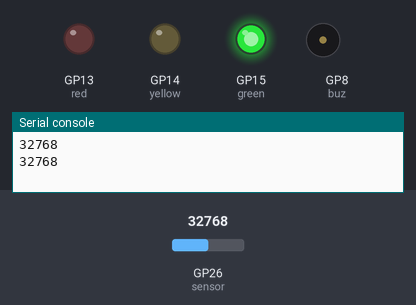
Bench run of a program on a simulated Raspberry Pi Pico running MicroPython. On the bench: output pins drawn as LEDs (lit = HIGH), buzzer (waves = sounding, pin HIGH), the last lines printed to the serial console. Inputs (shaded band) come from the test bench; at power-on: GP26 (sensor) = 32768 (analog values on the 0–65535 scale).

Above: at 1.2 s.
1.3 s: GP26 (sensor) set to 34720
At 3.2 s:
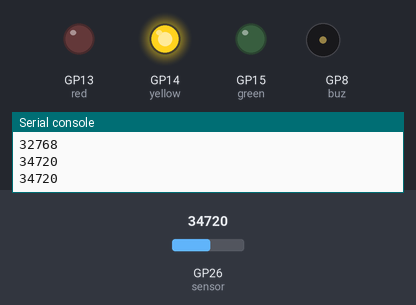
3.5 s: GP26 (sensor) set to 35408
5.2 s: GP26 (sensor) set to 36560
At 6.5 s:
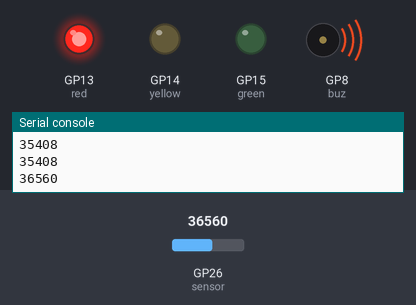
9.3 s: GP26 (sensor) set to 32767
At 10.7 s:
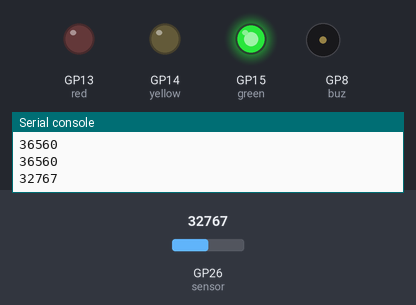
11.5 s: GP26 (sensor) set to 45874
At 13.8 s:
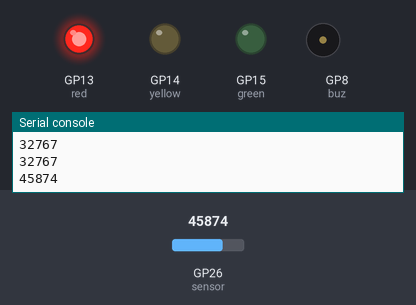
Timing chart, 0 to 16.6 s (numbered marks = the images above; inputs shaded):
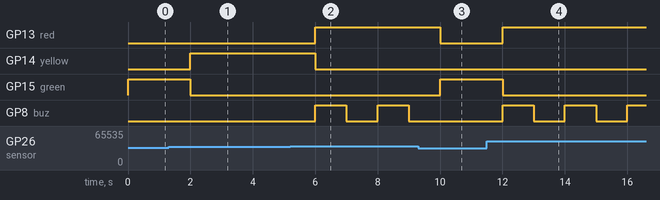

The program:

PB-04-3-40-ElKo-L_rmampel_mit_KY-037.py
```python
#==========================================================================
#
# PB-4-3-40-ElKo-Lärmampel mit KY-037.py
#
# 1 KY-037 Hochempfindliches Mikrofon
# 1 rote LED mit Vorwiderstand
# 1 gelbe LED mit Vorwiderstand
# 1 grüne LED mit Vorwiderstand
#
#==========================================================================
#
# Bibliotheken laden
from machine import Pin, ADC
from time import sleep

# Lautstärke-Werte (0 - 65535)
value_ok = 34000
value_nok = 36000

# Initialiserung der GPIOs für die Ampel
red = Pin(13, Pin.OUT, value=0)
yellow = Pin(14, Pin.OUT, value=0)
green = Pin(15, Pin.OUT, value=0)

# Initialiserung der GPIOs für den Summer
buz = Pin(8, Pin.OUT, value=0)

# Initialisierung des ADC0 (GPIO26)
sensor = ADC(0)

# Funktion, wenn Lautstärke OK
def sound_ok():
    red.off()
    yellow.off()
    green.on()

# Funktion, wenn Lautstärke nicht OK
def sound_nok():
    red.off()
    yellow.on()
    green.off()

# Funktion, wenn Lautstärke zu laut
def sound_alarm():
    red.on()
    yellow.off()
    green.off()
    buz.on()
    sleep(1)
    buz.off()

# Wiederholung (Endlos-Schleife)
while True:
    value = sensor.read_u16()
    print(value)
    if (value < value_ok):
        sound_ok()
    elif (value < value_nok):
        sound_nok()
    else:
        sound_alarm()
    sleep(1)
```

Measured:
- the behaviour switches between 33984 and 34000 on GP26 (sensor) (found by bisection; images 0 and 1)
- the behaviour switches between 35984 and 36000 on GP26 (sensor) (found by bisection; images 1 and 2)
- after the input at 1.3 s, GP14 (yellow): LOW → HIGH after 0.70 s; GP15 (green): HIGH → LOW after 0.70 s
- after the input at 5.2 s, GP13 (red): LOW → HIGH after 0.80 s; GP14 (yellow): HIGH → LOW after 0.80 s; GP8 (buz): alternates HIGH for 1.0 s and LOW for 1.0 s, starting after 0.80 s
- after the input at 9.3 s, GP13 (red): HIGH → LOW after 0.70 s; GP15 (green): LOW → HIGH after 0.70 s; GP8 (buz): stays LOW (without the input it goes to HIGH after 0.70 s)
- after the input at 11.5 s, GP13 (red): LOW → HIGH after 0.50 s; GP15 (green): HIGH → LOW after 0.50 s; GP8 (buz): alternates HIGH for 1.0 s and LOW for 1.0 s, starting after 0.50 s
